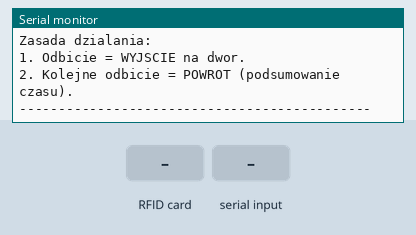
Bench run of a sketch on a simulated Arduino Uno, built with avr-gcc and run on an emulated ATmega328P. Shown: the last lines printed to the serial monitor. The inputs (shaded band) are chosen by the test bench.

Above: at 1.3 s.
1.4 s: RFID card 5E 7A 19 C4 held to the reader
At 1.9 s:
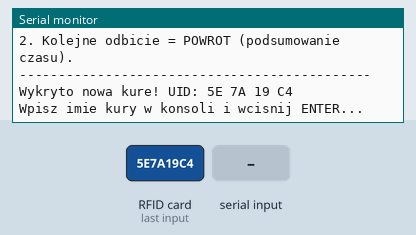
2.9 s: "1\n" received over Serial
At 3.6 s:
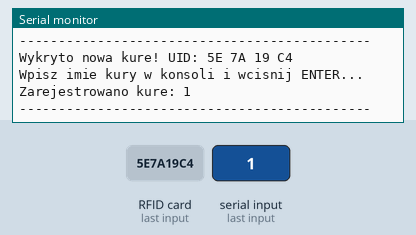
4.4 s: RFID card 5E 7A 19 C4 held to the reader
At 6.1 s:
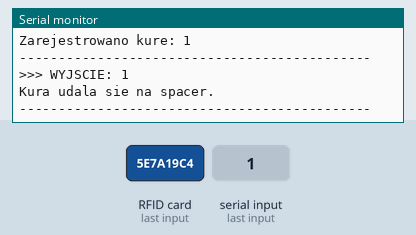
6.4 s: RFID card 5E 7A 19 C4 held to the reader
At 7.6 s:
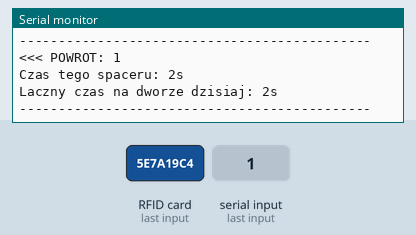

Measured:
- after the input at 1.4 s, the serial monitor: prints a new line at once (image 1)
- after the input at 2.9 s, the serial monitor: prints a new line at once (image 2)
- after the input at 4.4 s, the serial monitor: prints a new line after 0.51 s (image 3)
- after the input at 6.4 s, the serial monitor: prints a new line after 0.54 s (image 4)

The sketch:

rfid_copy_20260119122343.ino
```cpp
#include <SPI.h>
#include <MFRC522.h>

// Piny (zgodne z Twoim schematem)
#define RST_PIN 9
#define SS_PIN 10

MFRC522 rfid(SS_PIN, RST_PIN);

// --- BAZA DANYCH KURNIKA ---

struct Kura {
  String uid;               // ID kury
  String imie;              // Imię kury
  bool czyNaDworze;         // Status: false = w kurniku, true = na dworze
  unsigned long czasWyjscia; // Moment (millis), w którym kura wyszła
  unsigned long lacznyCzasNaDworze; // Suma czasu na dworze (w sekundach)
};

// Tablica na 10 kur
Kura stado[10];
int liczbaKur = 0;

void setup() {
  Serial.begin(9600);
  SPI.begin();
  rfid.PCD_Init();

  Serial.println(F("--- SYSTEM MONITORINGU KURNIKA ---"));
  Serial.println(F("Zasada dzialania:"));
  Serial.println(F("1. Odbicie = WYJSCIE na dwor."));
  Serial.println(F("2. Kolejne odbicie = POWROT (podsumowanie czasu)."));
  Serial.println(F("---------------------------------------------"));
}

void loop() {
  // 1. Sprawdź czy jest kura przy czytniku
  if (!rfid.PICC_IsNewCardPresent() || !rfid.PICC_ReadCardSerial()) {
    return;
  }

  String aktualnyUID = pobierzUID();
  int indeksKury = znajdzKure(aktualnyUID);

  // --- SCENARIUSZ A: KURA ZNANA ---
  if (indeksKury != -1) {
    Kura &k = stado[indeksKury]; // Skrót do konkretnej kury

    if (k.czyNaDworze == false) {
      // --- WYJŚCIE Z KURNIKA ---
      k.czyNaDworze = true;
      k.czasWyjscia = millis(); // Zapamiętaj moment wyjścia

      Serial.print(F(">>> WYJSCIE: "));
      Serial.println(k.imie);
      Serial.println(F("Kura udala sie na spacer."));

    } else {
      // --- POWRÓT DO KURNIKA ---
      unsigned long czasTeraz = millis();
      // Oblicz ile sekund trwalo to konkretne wyjscie
      unsigned long czasTegoSpaceru = (czasTeraz - k.czasWyjscia) / 1000;

      k.lacznyCzasNaDworze += czasTegoSpaceru;
      k.czyNaDworze = false; // Zmien status na "w srodku"

      Serial.print(F("<<< POWROT: "));
      Serial.println(k.imie);
      Serial.print(F("Czas tego spaceru: "));
      wypiszCzas(czasTegoSpaceru);

      Serial.print(F("Laczny czas na dworze dzisiaj: "));
      wypiszCzas(k.lacznyCzasNaDworze);
    }

  }
  // --- SCENARIUSZ B: NOWA KURA (REJESTRACJA) ---
  else {
    rejestrujNowaKure(aktualnyUID);
  }

  Serial.println(F("---------------------------------------------"));

  // Zatrzymaj kartę
  rfid.PICC_HaltA();
  rfid.PCD_StopCrypto1();

  // Ważne: Blokada na 2 sekundy, żeby kura przechodząca przez drzwiczki
  // nie "odbiła się" 5 razy pod rząd (wyjście-wejście-wyjście...).
  delay(2000);
}

// --- FUNKCJE POMOCNICZE ---

void rejestrujNowaKure(String uid) {
    if (liczbaKur >= 10) {
      Serial.println(F("Kurnik pelny! (limit pamieci)"));
      return;
    }

    Serial.print(F("Wykryto nowa kure! UID: "));
    Serial.println(uid);
    Serial.println(F("Wpisz imie kury w konsoli i wcisnij ENTER..."));

    // Czekaj na wpisanie imienia
    while(Serial.available()) Serial.read();
    while (!Serial.available()) {}

    String imie = Serial.readStringUntil('\n');
    imie.trim();

    // Zapisz dane domyślne (zakładamy że nowa kura jest W SRODKU)
    stado[liczbaKur].uid = uid;
    stado[liczbaKur].imie = imie;
    stado[liczbaKur].czyNaDworze = false;
    stado[liczbaKur].lacznyCzasNaDworze = 0;

    Serial.print(F("Zarejestrowano kure: "));
    Serial.println(imie);
    liczbaKur++;
}

String pobierzUID() {
  String uidString = "";
  for (byte i = 0; i < rfid.uid.size; i++) {
    if (rfid.uid.uidByte[i] < 0x10) uidString += "0";
    uidString += String(rfid.uid.uidByte[i], HEX);
    uidString += " ";
  }
  uidString.toUpperCase();
  uidString.trim();
  return uidString;
}

int znajdzKure(String szukanyUID) {
  for (int i = 0; i < liczbaKur; i++) {
    if (stado[i].uid == szukanyUID) return i;
  }
  return -1;
}

// Funkcja ładnie formatująca czas (np. 65s -> 1m 5s)
void wypiszCzas(unsigned long sekundy) {
  unsigned long m = sekundy / 60;
  unsigned long s = sekundy % 60;
  unsigned long h = m / 60;
  m = m % 60;

  if (h > 0) { Serial.print(h); Serial.print("h "); }
  if (m > 0) { Serial.print(m); Serial.print("m "); }
  Serial.print(s); Serial.println("s");
}
```
